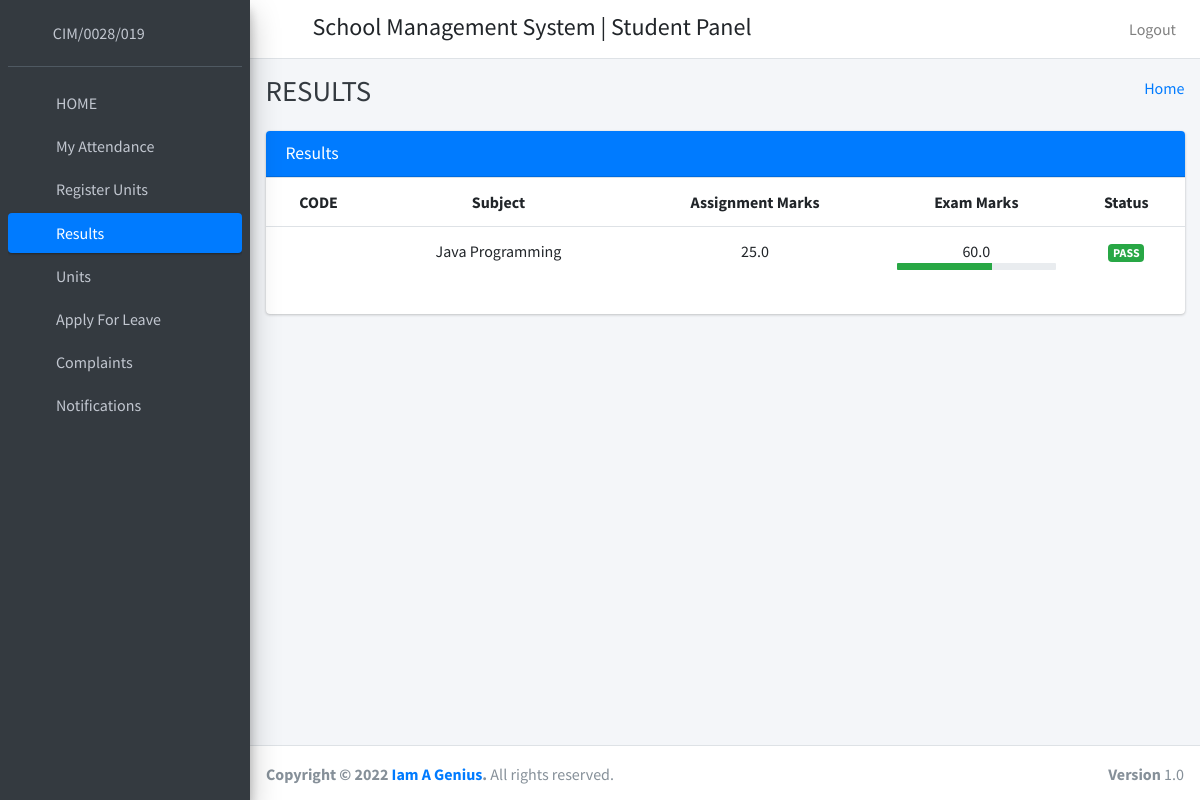
The page /student_view_result (signed in) on the database as committed earlier.
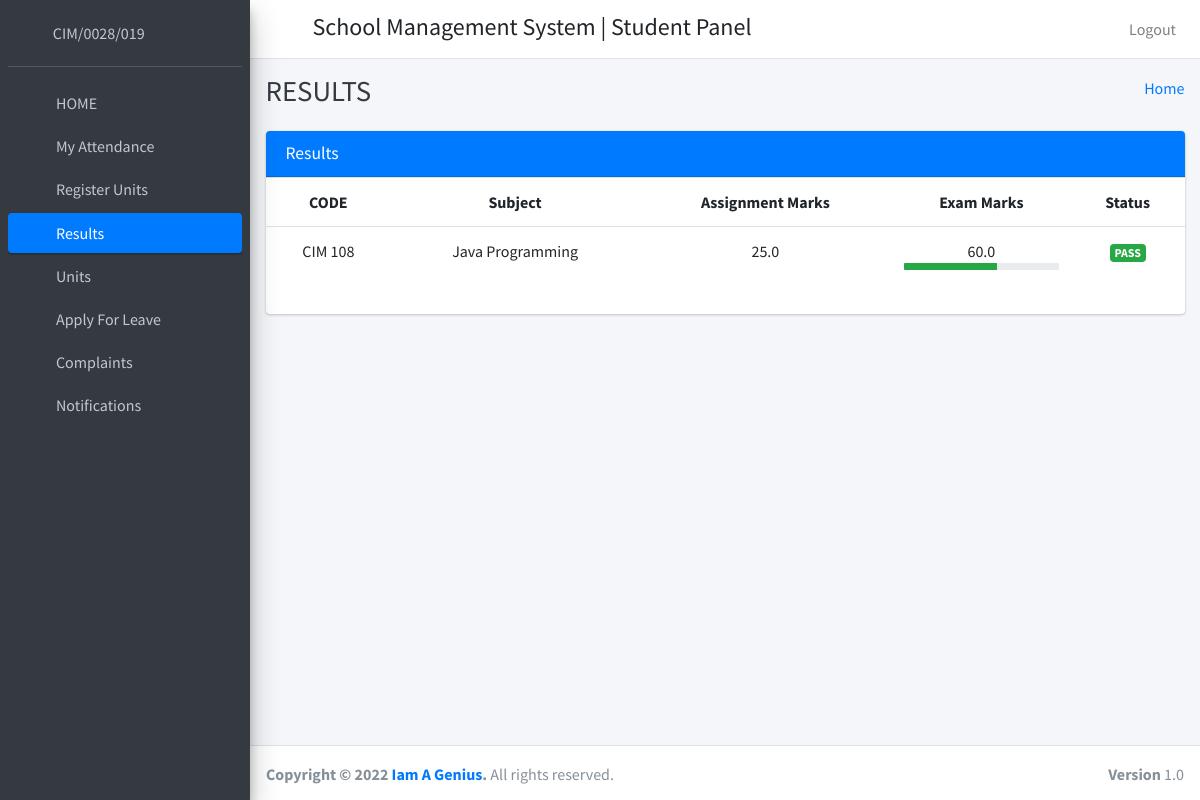
The same page on the database as committed later.
### Student/models.py (models this page shows)
class StudentResult(models.Model):
    id=models.AutoField(primary_key=True)
    student_id=models.ForeignKey(students,on_delete=models.CASCADE)
    subject_id=models.ForeignKey(subject,on_delete=models.CASCADE)
    subject_exam_marks=models.FloatField(default=0)
    subject_assignment_marks=models.FloatField(default=0)
    created_at=models.DateField(auto_now_add=True)
    updated_at=models.DateField(auto_now_add=True)
    objects=models.Manager()

class subject(models.Model):
    id = models.AutoField(primary_key=True)
    subject_name = models.CharField(max_length=250)
    code = models.CharField(max_length=250)
    course_id = models.ForeignKey(courses,on_delete=models.CASCADE,default=1)
    stage_id = models.ForeignKey(semester,on_delete=models.SET_DEFAULT,default=1)
    staff_id = models.ForeignKey(CustomUser,on_delete=models.SET_DEFAULT,default=0)
    created_at = models.DateTimeField(auto_now_add=True)
    updated_at = models.DateTimeField(auto_now_add=True)
    objects=models.Manager()

### Student/student_views.py (the view)
# urls.py: path('student_view_result',student_views.student_view_result,name="student_view_result"),
def student_view_result(request):
    student=students.objects.get(admin=request.user.id)
    studentresult=StudentResult.objects.filter(student_id=student.id)
    return render(request,"student_template/results.html",{"studentresult":studentresult})

### templates/student_template/results.html
{% extends 'student_template/base_template.html' %}
{% block page_title %} RESULTS {% endblock page_title %}
{% load static %}
{% block main_content %}
<section class="content">
      <div class="container-fluid">
        <div class="row">
          <div class="col-md-12">
            <div class="card card-primary">
              <div class="card-header">
                <h3 class="card-title"> Results </h3>
              </div>
            <div class="table">
              <table class="table">
                  <tr align="center">
                      <th>CODE</th>
                      <th>Subject</th>
                      <th>Assignment Marks</th>
                      <th>Exam Marks</th>
                      <th>Status</th>
                  </tr>
                  {% for row in studentresult %}
                  <tr align="center">
                      <td>{{ row.subject_id.code }}</td>
                      <td>{{ row.subject_id.subject_name }}</td>
                      <td>{{ row.subject_assignment_marks }}</td>
                      <td align="center">
                        {% if row.subject_exam_marks >= 40 %}
                         {{ row.subject_exam_marks }}
                         <div class="progress progress-xs progress-striped active">
                          <div class="progress-bar bg-success" style="width: {{ row.subject_exam_marks }}%"></div>
                        </div>
                        {% elif row.subject_exam_marks >= 35 %}
                         {{ row.subject_exam_marks }}
                         <div class="progress progress-xs progress-striped active">
                          <div class="progress-bar bg-warning" style="width: {{ row.subject_exam_marks }}%"></div>
                        </div>
                        {% else %}
                        {{ row.subject_exam_marks }}
                        <div class="progress progress-xs progress-striped active">
                          <div class="progress-bar bg-danger" style="width: {{ row.subject_exam_marks }}%"></div>
                        </div>
                        {% endif %}
                      </td>
                      <td align="center">
                          {% if row.subject_exam_marks >= 40 %}
                            <span class="badge badge-success">PASS</span>
                          {% else %}
                            <span class="badge badge-danger">FAIL</span>
                          {% endif %}
                      </td>
                  </tr>
                  {% endfor %}
              </table>
            </div>
           </div>
        </div>
        </div>
 </section>
{% endblock main_content %}

Rows that differ between the two databases and show on the page:
changed through a linked row, StudentResult "Java Programming": subject_id.code (not shown) → "CIM 108"
